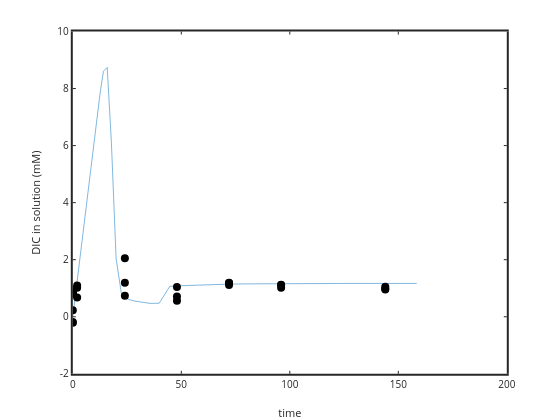

Write notebook code for a chart like this one.
### Code cell
plot(time(1:length(time)),1e3*DIC(1:length(time))); ylabel('DIC in solution (mM)'); xlabel('time')
hold on
plot(sampletime,sampleDIC*1e3,'ko','markersize',8,'markerfacecolor','k')
set(gca,'linewidth',2)

yi = interp1 (time, DIC, sampletime);
%plot(sampletime,yi*1e3,'r.')

residual3=sampleDIC*1e3-yi*1e3;

%DIC
%sampleDIC

### Figure 1 — Plotly figure (JSON) as saved in the notebook; plotly's stock layout.template omitted (floating-point values rounded to 4 significant figures)
{"data": [{"line": {"color": "rgb(0,113,188)", "dash": "solid", "width": 0.5}, "marker": {"color": "rgb(0,113,188)", "line": {"color": "rgb(0,113,188)"}, "size": 6, "symbol": "none"}, "mode": "lines", "name": "", "showlegend": false, "type": "scatter", "visibility": true, "x": [0, 0, 1.122, 1.259, 1.413, 1.585, 1.778, 1.995, 2.239, 2.512, 2.818, 3.162, 3.548, 3.981, 4.467, 5.012, 5.623, 6.31, 7.079, 7.943, 8.913, 10, 11.22, 12.59, 14.13, 15.85, 17.78, 19.95, 22.39, 25.12, 28.18, 31.62, 35.48, 39.81, 44.67, 50.12, 56.23, 63.1, 70.79, 79.43, 89.13, 100, 112.2, 125.9, 141.3, 158.5], "xaxis": "x", "y": [0, 0, 0.7068, 0.7931, 0.8898, 0.9984, 1.12, 1.257, 1.41, 1.582, 1.775, 1.992, 2.235, 2.507, 2.813, 3.166, 3.551, 3.973, 4.457, 4.999, 5.607, 6.284, 7.035, 7.843, 8.606, 8.741, 6.122, 2.037, 0.8151, 0.6242, 0.5552, 0.5048, 0.4693, 0.4733, 1.063, 1.088, 1.11, 1.128, 1.142, 1.152, 1.159, 1.163, 1.166, 1.168, 1.169, 1.169], "yaxis": "y"}, {"line": {"color": "rgb(0, 0, 0)", "width": 0.5}, "marker": {"color": "rgb(0, 0, 0)", "line": {"color": "rgb(0, 0, 0)"}, "size": 8, "symbol": "circle"}, "mode": "markers", "name": "", "showlegend": false, "type": "scatter", "visibility": true, "x": [0, 0.1, 2, 24, 48, 72, 96, 144, 0, 0.1, 2, 24, 48, 72, 96, 144, 0, 0.1, 2, 24, 48, 72, 96, 144], "xaxis": "x", "y": [-0.1881, 0.7954, 1.014, 0.7376, 0.5577, 1.186, 1.115, 1.049, -0.2068, 0.8275, 0.6705, 2.053, 0.709, 1.114, 1.121, 0.9826, 0.2322, 0.9485, 1.099, 1.195, 1.043, 1.191, 1.02, 0.9578], "yaxis": "y"}], "layout": {"height": 420, "hovermode": "closest", "margin": {"b": 0, "l": 0, "r": 0, "t": 0}, "plot_bgcolor": "rgba(0, 0, 0, 0)", "showlegend": false, "width": 560, "xaxis": {"anchor": "y", "autorange": false, "domain": [0.13, 0.905], "exponentformat": "none", "gridcolor": "rgba(38,38,38,0.15)", "gridwidth": 2, "linecolor": "rgb(38,38,38)", "linewidth": 2, "mirror": "ticks", "range": [0, 200], "showgrid": false, "showline": true, "side": "bottom", "spikedash": "solid", "spikemode": "across", "spikesides": false, "spikethickness": 1, "tickangle": 0, "tickcolor": "rgb(38,38,38)", "tickfont": {"color": "rgb(38,38,38)", "size": 10}, "ticklen": 3, "ticks": "inside", "ticktext": ["0", "50", "100", "150", "200"], "tickvals": [0, 50, 100, 150, 200], "title": {"font": {"color": "rgb(38,38,38)", "size": 11}, "text": "time"}, "type": "linear", "visible": true, "zeroline": false}, "yaxis": {"anchor": "x", "autorange": false, "domain": [0.11, 0.925], "exponentformat": "none", "gridcolor": "rgba(38,38,38,0.15)", "gridwidth": 2, "linecolor": "rgb(38,38,38)", "linewidth": 2, "mirror": "ticks", "range": [-2, 10], "showgrid": false, "showline": true, "side": "left", "spikedash": "solid", "spikemode": "across", "spikesides": false, "spikethickness": 1, "tickangle": 0, "tickcolor": "rgb(38,38,38)", "tickfont": {"color": "rgb(38,38,38)", "size": 10}, "ticklen": 3, "ticks": "inside", "ticktext": ["-2", "0", "2", "4", "6", "8", "10"], "tickvals": [-2, 0, 2, 4, 6, 8, 10], "title": {"font": {"color": "rgb(38,38,38)", "size": 11}, "text": "DIC in solution (mM)"}, "type": "linear", "visible": true, "zeroline": false}}}
